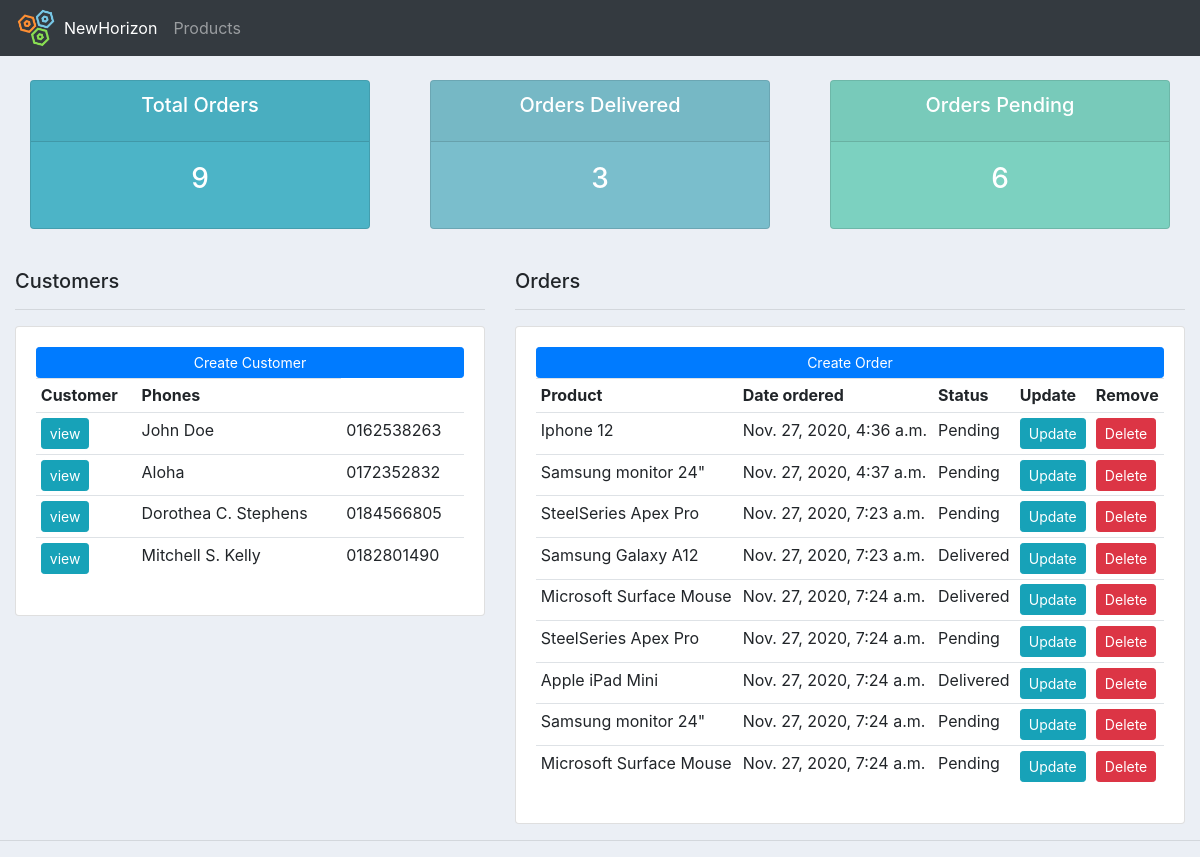
The app's page /, older data.
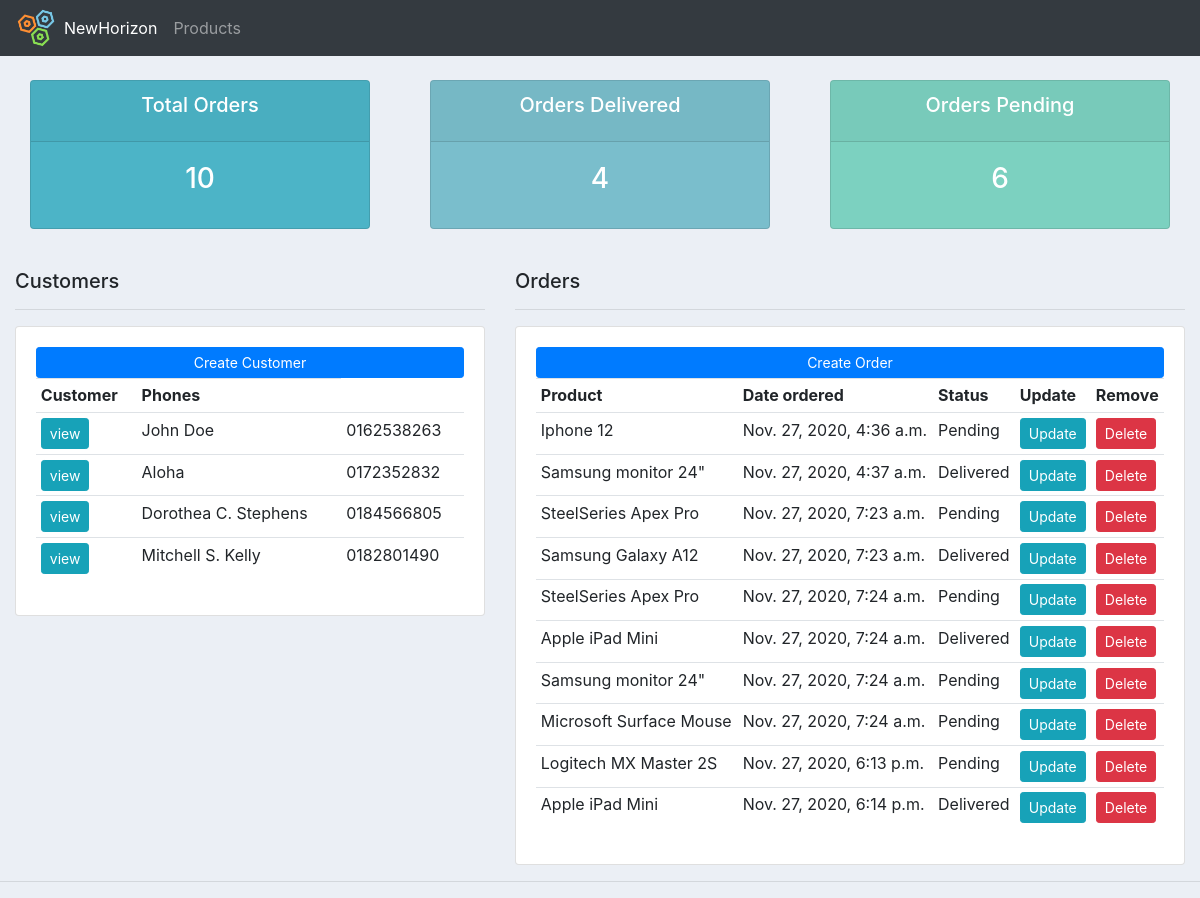
The same page, newer data.
### accounts/models.py (models this page shows, shortened)
class Customer(models.Model):
    name = models.CharField(max_length=200, null=True)
    phone = models.CharField(max_length=200, null=True)
    email = models.CharField(max_length=200, null=True)
    date_created = models.DateTimeField(auto_now_add=True)

class Order(models.Model):
    STATUS = (
        ('Pending', 'Pending'),
        ('Out of Delivery', 'Out of Delivery'),
        ('Delivered', 'Delivered')
    )
    customer = models.ForeignKey(
        Customer, null=True, on_delete=models.SET_NULL)
    products = models.ForeignKey(
        Product, null=True, on_delete=models.SET_NULL)
    date_created = models.DateTimeField(auto_now_add=True)
    status = models.CharField(max_length=200, null=True, choices=STATUS)

class Product(models.Model):
    CATEGORY = (
        ('Indoor', 'Indoor'),
        ('Outdoor', 'Outdoor')
    )
    name = models.CharField(max_length=200, null=True)
    description = models.CharField(max_length=200, null=True)
    price = models.FloatField(null=True)
    category = models.CharField(max_length=200, null=True, choices=CATEGORY)
    date_created = models.DateField(auto_now_add=True)
    tag = models.ManyToManyField(Tag)
    def __str__(self):
        return self.name

### accounts/views.py (the view)
# urls.py: path('', views.home, name='home'),
def home(request):
    orders = Order.objects.all()
    customers = Customer.objects.all()
    total_customers = customers.count()
    total_orders = orders.count()
    delivered = orders.filter(status='Delivered').count()
    pending = orders.filter(status='Pending').count()
    context = {'orders': orders, 'customers': customers,
               'total_customers': total_customers, 'total_orders': total_orders,
               'delivered': delivered, 'pending': pending
               }
    return render(request, 'accounts/dashboard.html', context)

### accounts/templates/accounts/dashboard.html
{% extends 'accounts/main.html' %}
{% block content %}
{% include 'accounts/status.html' %}
<br>
<div class="row">
    <div class="col-md-5">
        <h5> Customers </h5>
        <hr>
        <div class="card card-body">
            <a class="btn btn-primary btn-sm btn-block" href="#">Create Customer</a>
            <table class="table table-sm">
                <tr>
                    <th>Customer</th>
                    <th>Phones</th>
                </tr>
                {% for customer in customers%}
                    <tr>
                        <td><a class="btn btn-sm btn-info" href="{% url 'customer' customer.id %}">view</a></td>
                        <td>{{customer.name}}</td>
                        <td>{{customer.phone}}</td>
                    </tr>
                {% endfor %}
            </table>
        </div>
    </div>
    <div class="col-md-7">
        <h5> Orders </h5>
        <hr>
        <div class="card card-body">
            <a class="btn btn-primary btn-sm btn-block" href="{% url 'create_order' %}"> Create Order</a>
            <table class="table table-sm">
                <tr>
                    <th>Product</th>
                    <th>Date ordered</th>
                    <th>Status</th>
                    <th>Update</th>
                    <th>Remove</th>
                </tr>
                {% for order in orders %}
                    <tr>
                        <td>{{order.products}}</td>
                        <td>{{order.date_created}}</td>
                        <td>{{order.status}}</td>
                        <td><a class="btn btn-sm btn-info" href="{% url 'update_order' order.id %}">Update</a></td>
                        <td><a class="btn btn-sm btn-danger" href="{% url 'delete_order' order.id %}">Delete</a></td>
                    </tr>
                {% endfor %}
            </table>
        </div>
    </div>
</div>
{% endblock %}

Row changes from the older to the newer data that the page shows:
removed Order: products "Microsoft Surface Mouse", date_created "Nov. 27, 2020, 7:24 a.m.", status "Delivered"
changed Order "Nov. 27, 2020, 4:37 a.m.": status "Pending" → "Delivered"
added Order: products "Logitech MX Master 2S", date_created "Nov. 27, 2020, 6:13 p.m.", status "Pending"
added Order: products "Apple iPad Mini", date_created "Nov. 27, 2020, 6:14 p.m.", status "Delivered"
Text that changed along with them:
{{ total_orders }}: "9" → "10"
{{ delivered }}: "3" → "4"
